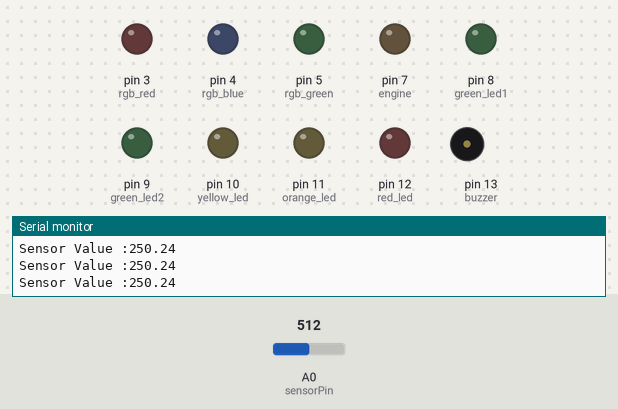
Simulated run of this sketch. Board: Arduino Uno, built with avr-gcc and run on an emulated ATmega328P. On the bench: output pins drawn as LEDs (lit = HIGH), buzzer (waves = sounding), the last lines printed to the serial monitor. Dashed ring = blinking. The inputs (shaded band) are chosen by the test bench; at power-on: A0 (sensorPin) = 512.

Above: at 1.2 s.
1.3 s: A0 (sensorPin) set to 380
2.8 s: A0 (sensorPin) set to 351
At 3.2 s:
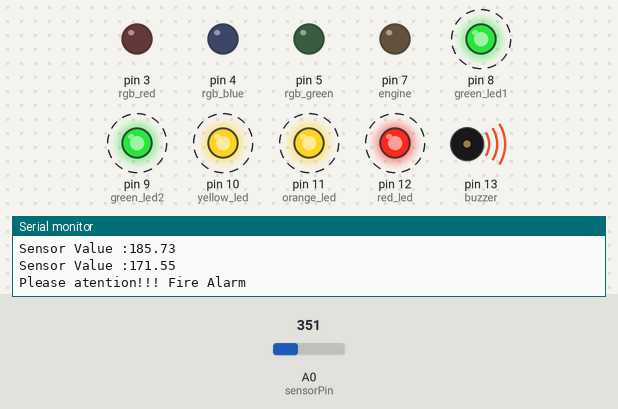
5.8 s: A0 (sensorPin) set to 511
At 7.0 s:
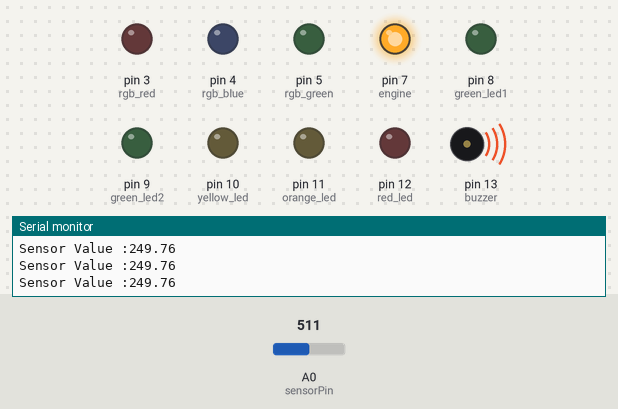
7.3 s: A0 (sensorPin) set to 170
At 7.7 s:
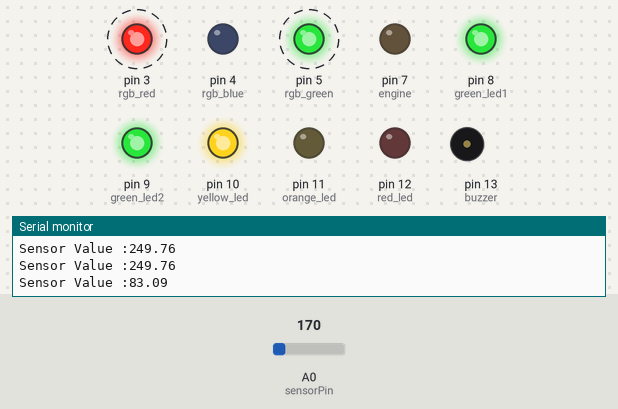
10.3 s: A0 (sensorPin) set to 162
13.3 s: A0 (sensorPin) set to 140
At 13.7 s:
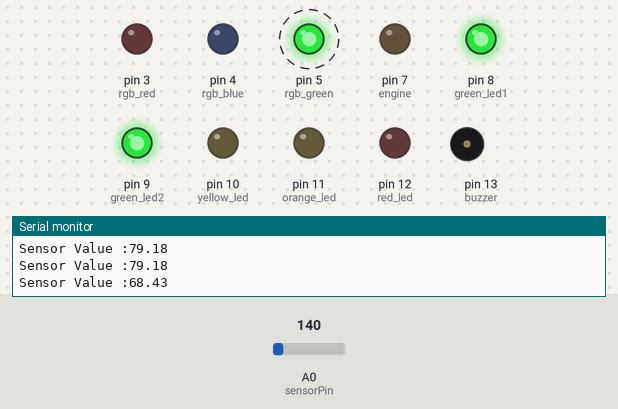
Timing chart, 0 to 17.3 s (numbered marks = the images above; inputs shaded):
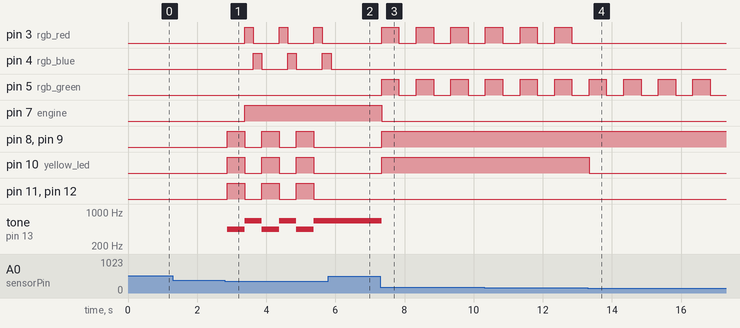

The sketch:

arduino_tmp_sensor1_1_.ino
```cpp
// Written by Emin Ayyıldız
int green_led1 = 8;
int green_led2 = 9;
int yellow_led = 10;
int orange_led = 11;
int red_led = 12;
int buzzer = 13;
int engine = 7;
const int sensorPin = A0;
float sicaklik_gerilim = 0;
float sicaklik = 0;
int rgb_red = 3;
int rgb_blue = 4;
int rgb_green = 5;

void setup()
{
  Serial.begin(9600);

  pinMode(green_led1, OUTPUT);
  pinMode(green_led2, OUTPUT);

  pinMode(yellow_led, OUTPUT);
  pinMode(orange_led, OUTPUT);
  pinMode(red_led, OUTPUT);
  pinMode(rgb_red, OUTPUT);
  pinMode(rgb_green, OUTPUT);
  pinMode(rgb_blue, OUTPUT);
  pinMode(buzzer, OUTPUT);
  pinMode(engine, OUTPUT);

}

void loop()
{
  int sensorValue = analogRead(sensorPin);
  Serial.print("Sensor Value :");

  sicaklik_gerilim = (sensorValue / 1023.0)*5000;
  sicaklik = sicaklik_gerilim /10.0;
  Serial.println(sicaklik);

 if (sicaklik <=15)
  {
    digitalWrite(green_led1,LOW);
    digitalWrite(green_led2,LOW);
  	digitalWrite(yellow_led,LOW);
  	digitalWrite(orange_led,LOW);
  	digitalWrite(red_led,LOW);
  	noTone(buzzer);
  	digitalWrite(engine,LOW);
    digitalWrite(rgb_green,255);
    delay(500);
    digitalWrite(rgb_green,0);
    delay(500);
  }
  else if (sicaklik <=43)
  {
    digitalWrite(green_led1,HIGH);
    digitalWrite(green_led2,LOW);
  	digitalWrite(yellow_led,LOW);
  	digitalWrite(orange_led,LOW);
  	digitalWrite(red_led,LOW);
  	noTone(buzzer);
  	digitalWrite(engine,LOW);
    digitalWrite(rgb_green,255);
    delay(500);
    digitalWrite(rgb_green,0);
    delay(500);

  }
  else if (sicaklik <=76)
  {
    digitalWrite(green_led1,HIGH);
    digitalWrite(green_led2,HIGH);
  	digitalWrite(yellow_led,LOW);
  	digitalWrite(orange_led,LOW);
  	digitalWrite(red_led,LOW);
  	noTone(buzzer);
  	digitalWrite(engine,LOW);
    digitalWrite(rgb_green,255);
    delay(500);
    digitalWrite(rgb_green,0);
    delay(500);
  }
  else if (sicaklik <=109)
  {
    digitalWrite(green_led1,HIGH);
    digitalWrite(green_led2,HIGH);
  	digitalWrite(yellow_led,HIGH);
  	digitalWrite(orange_led,LOW);
  	digitalWrite(red_led,LOW);
  	noTone(buzzer);
  	digitalWrite(engine,LOW);
    digitalWrite(rgb_green,255);
    digitalWrite(rgb_red,255);
    delay(500);
    digitalWrite(rgb_green,0);
    digitalWrite(rgb_red,0);
    delay(500);
  }
 else if (sicaklik <=142)
  {
    digitalWrite(green_led1,HIGH);
    digitalWrite(green_led2,HIGH);
  	digitalWrite(yellow_led,HIGH);
  	digitalWrite(orange_led,HIGH);
  	digitalWrite(red_led,LOW);
  	tone(buzzer,440);
  	digitalWrite(engine,LOW);
    digitalWrite(rgb_green,128);
    digitalWrite(rgb_red,255);
    delay(500);
    digitalWrite(rgb_green,0);
    digitalWrite(rgb_red,0);
    delay(500);
  }
 else if (sicaklik <=180)
  {
    Serial.println("Please atention!!! Fire Alarm");
    digitalWrite(green_led1,HIGH);
    digitalWrite(green_led2,HIGH);
  	digitalWrite(yellow_led,HIGH);
  	digitalWrite(orange_led,HIGH);
  	digitalWrite(red_led,HIGH);
    tone(buzzer, 440);
    delay(500);
    digitalWrite(green_led1,LOW);
    digitalWrite(green_led2,LOW);
  	digitalWrite(yellow_led,LOW);
  	digitalWrite(orange_led,LOW);
  	digitalWrite(red_led,LOW);
  	tone(buzzer,659);

  	digitalWrite(engine,HIGH);
    digitalWrite(rgb_red,255);
    delay(250);
    digitalWrite(rgb_red,0);
    digitalWrite(rgb_blue,255);
    delay(250);
    digitalWrite(rgb_blue,0);


  }


}
```

Measured:
- the behaviour switches between 369 and 368 on A0 (sensorPin) (found by bisection; images 0 and 1)
- the behaviour switches between 156 and 155 on A0 (sensorPin) (found by bisection; images 3 and 4)
- after the input at 2.8 s, pin 3 (rgb_red): alternates HIGH for 0.25 s and LOW for 0.75 s, starting after 0.57 s; pin 4 (rgb_blue): alternates HIGH for 0.25 s and LOW for 0.75 s, starting after 0.82 s
- after the input at 5.8 s, pin 3 (rgb_red): stays LOW (without the input it goes to HIGH after 0.57 s); pin 4 (rgb_blue): goes on until 5.9 s, then stays LOW
- after the input at 7.3 s, pin 3 (rgb_red), pin 5 (rgb_green): alternates HIGH for 0.50 s and LOW for 0.50 s, starting at once; pin 7 (engine): HIGH → LOW at once; pin 8 (green_led1), pin 9 (green_led2), pin 10 (yellow_led): LOW → HIGH at once; tone on pin 13 (buzzer): 659 Hz → silent at once
- after the input at 13.3 s, pin 3 (rgb_red): stops changing and stays LOW; pin 10 (yellow_led): HIGH → LOW at once
